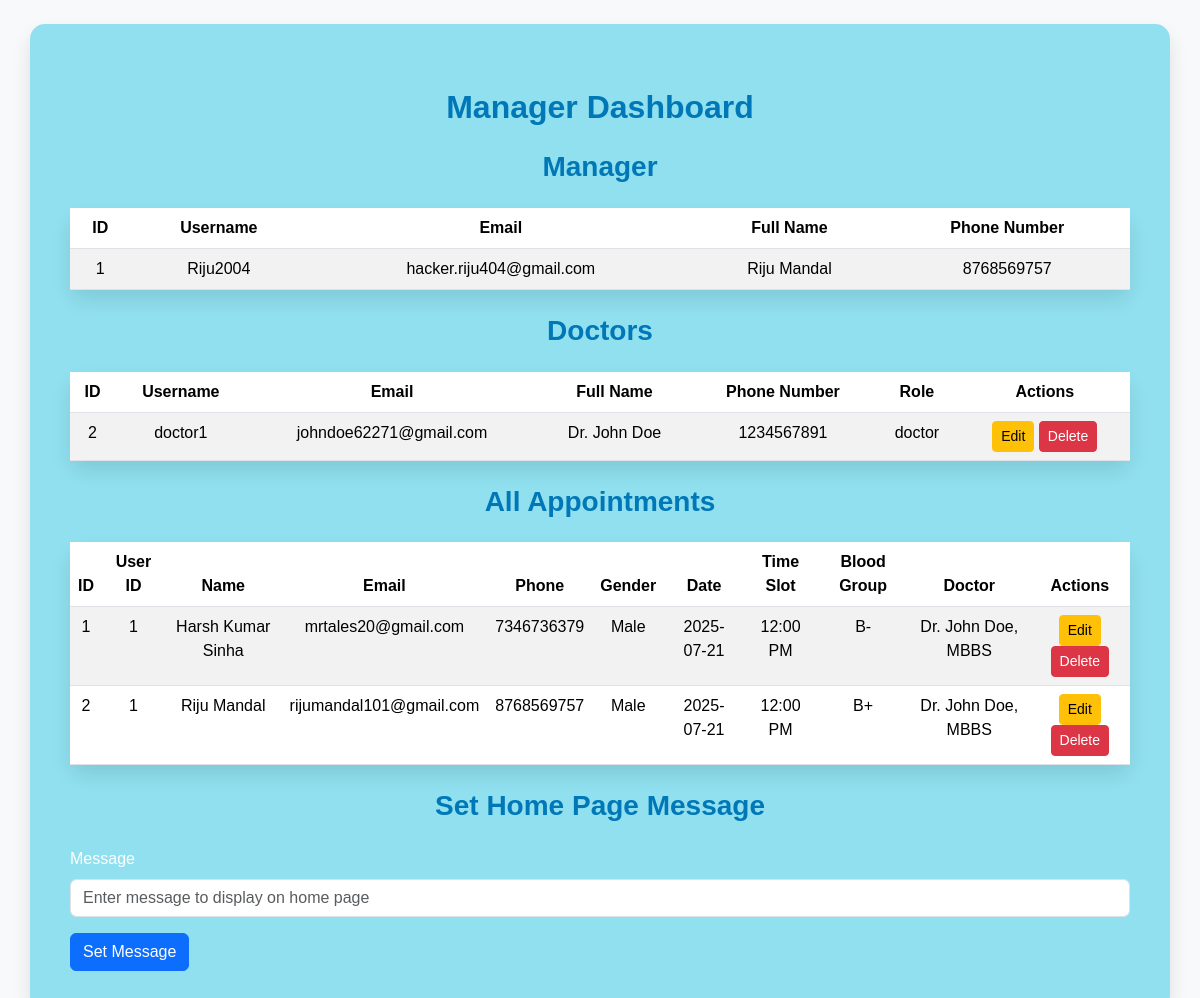
Page /manager_dashboard (signed in) on the committed database.
### tables this page shows
CREATE TABLE user (
            user_id INTEGER PRIMARY KEY AUTOINCREMENT,
            username TEXT NOT NULL UNIQUE,
            password TEXT NOT NULL,
            email TEXT NOT NULL UNIQUE,
            full_name TEXT NOT NULL,
            phone_number TEXT,
            gender TEXT, 
            blood_group TEXT,
            role TEXT NOT NULL
        );

CREATE TABLE appointment_details (
            detail_id INTEGER PRIMARY KEY AUTOINCREMENT,
            appointment_id INTEGER,
            name TEXT NOT NULL,
            email TEXT NOT NULL,
            phone TEXT NOT NULL,
            gender TEXT NOT NULL,
            FOREIGN KEY (appointment_id) REFERENCES appointment (id)
        );

CREATE TABLE appointment (
            id INTEGER PRIMARY KEY AUTOINCREMENT,
            user_id INTEGER,
            Select_Date TEXT NOT NULL,
            Time_Slot TEXT NOT NULL,
            Select_Blood TEXT NOT NULL,
            Select_doctor TEXT NOT NULL,
            FOREIGN KEY (user_id) REFERENCES user (user_id)
        );

### main.py (the view)
@app.route('/manager_dashboard')
def manager_dashboard():
    conn = get_db_connection()
    cursor = conn.cursor()
    cursor.execute('SELECT * FROM user')
    users = cursor.fetchall()
    users = [dict(user) for user in users]  # Convert rows to dictionaries
    cursor.execute('SELECT a.*, ad.name, ad.email, ad.phone, ad.gender FROM appointment a JOIN appointment_details ad ON a.id = ad.appointment_id')
    appointments = cursor.fetchall()
    appointments = [dict(appointment) for appointment in appointments]  # Convert rows to dictionaries
    conn.close()
    if g.user:  # Assuming g.user is set to the current user
        return render_template('manager_dashboard.html', current_user=g.user, users=users, appointments=appointments)
    else:
        return render_template('manager_dashboard.html', message="You need to log in first.")

### main.py (called while the page is built)
def get_db_connection():
    conn = sqlite3.connect('data.db')
    conn.row_factory = sqlite3.Row  # Access columns by name
    return conn

@app.context_processor
def inject_user():
    return dict(current_user=current_user)

@app.before_request
def load_logged_in_user():
    user_id = session.get('user_id')
    if user_id is None:
        g.user = None
    else:
        conn = get_db_connection()
        cursor = conn.cursor()
        cursor.execute('SELECT * FROM user WHERE user_id = ?', (user_id,))
        g.user = cursor.fetchone()
        conn.close()

### templates/manager_dashboard.html (shortened to what this page needs)
<!doctype html>
<html lang="en">
  <head>
    <link href="https://cdn.jsdelivr.net/npm/bootstrap@5.3.1/dist/css/bootstrap.min.css" rel="stylesheet">
  </head>
<body>
    <div class="container my-4">
        <h2 class="text-center my-4 bold-text">Manager Dashboard</h2>
        <h3 class="text-center my-4 bold-text">Manager</h3>
        <table class="table table-striped">
            <thead>
                <tr>
                    <th>ID</th>
                    <th>Username</th>
                    <th>Email</th>
                    <th>Full Name</th>
                    <th>Phone Number</th>
                </tr>
            </thead>
            <tbody>
                <tr>
                    <td>{{ current_user.user_id }}</td>
                    <td>{{ current_user.username }}</td>
                    <td>{{ current_user.email }}</td>
                    <td>{{ current_user.full_name }}</td>
                    <td>{{ current_user.phone_number }}</td>
                </tr>
            </tbody>
        </table>
        <h3 class="text-center my-4 bold-text">Doctors</h3>
        <table class="table table-striped">
            <thead>
                <tr>
                    <th>ID</th>
                    <th>Username</th>
                    <th>Email</th>
                    <th>Full Name</th>
                    <th>Phone Number</th>
                    <th>Role</th>
                    <th>Actions</th>
                </tr>
            </thead>
            <tbody>
                {% for user in users %}
                {% if user.role == 'doctor' %}
                <tr>
                    <td>{{ user.user_id }}</td>
                    <td>{{ user.username }}</td>
                    <td>{{ user.email }}</td>
                    <td>{{ user.full_name }}</td>
                    <td>{{ user.phone_number }}</td>
                    <td>{{ user.role }}</td>
                    <td>
                        <a href="{{ url_for('edit_user', user_id=user.user_id) }}" class="btn btn-warning btn-sm">Edit</a>
                        <form action="{{ url_for('delete_user', user_id=user.user_id) }}" method="post" style="display:inline;">
                            <button type="submit" class="btn btn-danger btn-sm">Delete</button>
                        </form>
                    </td>
                </tr>
                {% endif %}
                {% endfor %}
            </tbody>
        </table>
        <h3 class="text-center my-4 bold-text">All Appointments</h3>
        <table class="table table-striped">
            <thead>
                <tr>
                    <th>ID</th>
                    <th>User ID</th>
                    <th>Name</th>
                    <th>Email</th>
                    <th>Phone</th>
                    <th>Gender</th>
                    <th>Date</th>
                    <th>Time Slot</th>
                    <th>Blood Group</th>
                    <th>Doctor</th>
                    <th>Actions</th>
                </tr>
            </thead>
            <tbody>
                {% for appointment in appointments %}
                <tr>
                    <td>{{ appointment.id }}</td>
                    <td>{{ appointment.user_id }}</td>
                    <td>{{ appointment.name }}</td>
                    <td>{{ appointment.email }}</td>
                    <td>{{ appointment.phone }}</td>
                    <td>{{ appointment.gender }}</td>
                    <td>{{ appointment.Select_Date }}</td>
                    <td>{{ appointment.Time_Slot }}</td>
                    <td>{{ appointment.Select_Blood }}</td>
                    <td>{{ appointment.Select_doctor }}</td>
                    <td>
                        <a href="{{ url_for('edit_appointment', appointment_id=appointment.id) }}" class="btn btn-warning btn-sm">Edit</a>
                        <form action="{{ url_for('delete_appointment', appointment_id=appointment.id) }}" method="post" style="display:inline;">
                            <button type="submit" class="btn btn-danger btn-sm">Delete</button>
                        </form>
                    </td>
                </tr>
                {% endfor %}
            </tbody>
        </table>
        <h3 class="text-center my-4 bold-text">Set Home Page Message</h3>
        <form action="{{ url_for('set_message') }}" method="post">
            <div class="mb-3">
                <label for="message" class="form-label">Message</label>
                <input type="text" class="form-control" id="message" name="message" placeholder="Enter message to display on home page">
            </div>
            <button type="submit" class="btn btn-primary">Set Message</button>
        </form>
    </div>
</body>
</html>

### templates/manager_dashboard.html (style rules this page uses)
body { font-family: 'Poppins', sans-serif; background-color: #f8f9fa; color: #333; }
.container { background-color: #90e0ef; color: white; border-radius: 15px; padding: 40px; box-shadow: 0 10px 20px rgba(0, 0, 0, 0.1); transition: transform 0.5s ease; }
.table { background-color: white; color: #333; border-radius: 15px; padding: 20px; box-shadow: 0 10px 20px rgba(0, 0, 0, 0.1); }
.table th, .table td { text-align: center; }
.bold-text { font-weight: bold; color: #0077b6; }

### rows in the picture
user: user_id "1", username "Riju2004", email "hacker.riju404@gmail.com", full_name "Riju Mandal", phone_number "8768569757"
user: user_id "2", username "doctor1", email "johndoe62271@gmail.com", full_name "Dr. John Doe", phone_number "1234567891", role "doctor"
appointment_details: id "1", user_id "1", name "Harsh Kumar Sinha", email "mrtales20@gmail.com", phone "7346736379", gender "Male", Select_Date "2025-07-21", Time_Slot "12:00 PM", Select_Blood "B-", Select_doctor "Dr. John Doe, MBBS"
appointment_details: id "2", user_id "1", name "Riju Mandal", email "rijumandal101@gmail.com", phone "8768569757", gender "Male", Select_Date "2025-07-21", Time_Slot "12:00 PM", Select_Blood "B+", Select_doctor "Dr. John Doe, MBBS"
